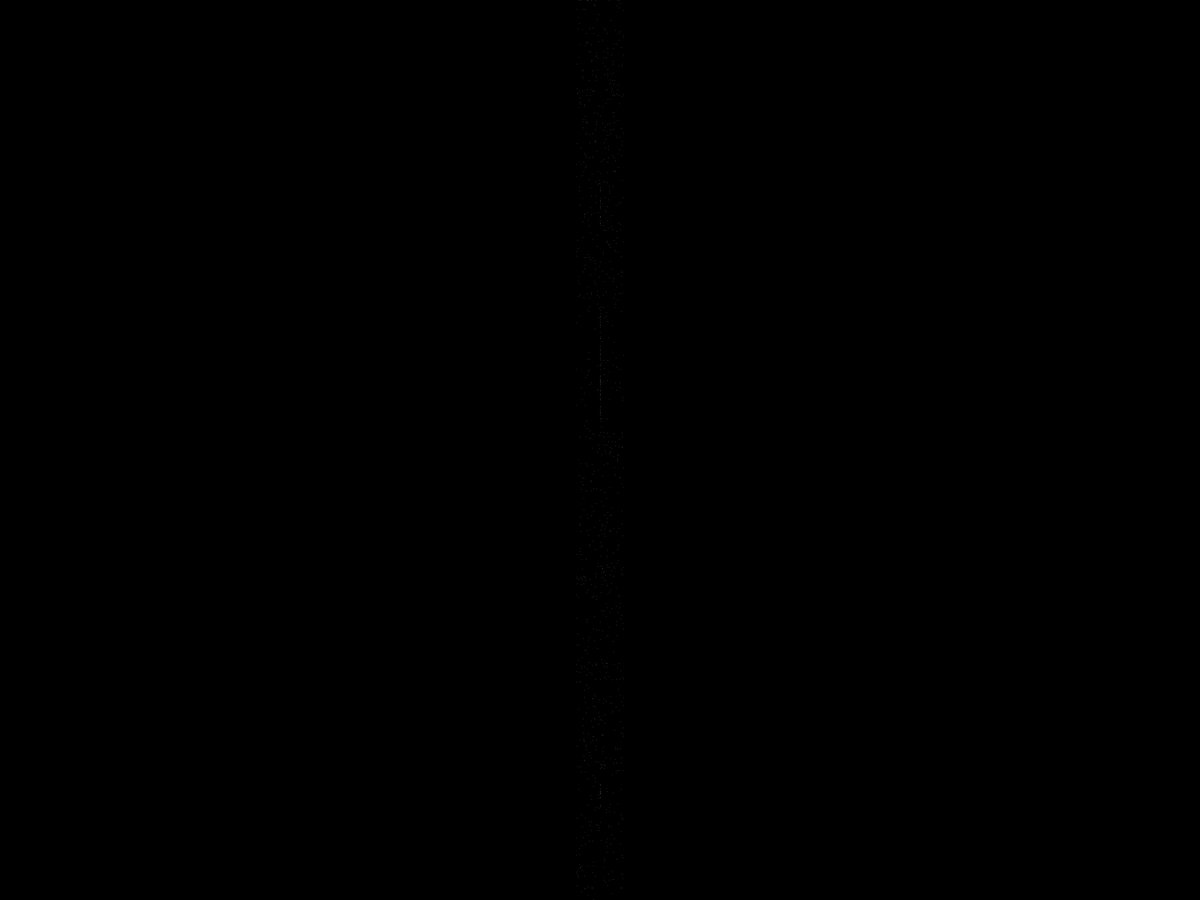
Frame 1 (no input)
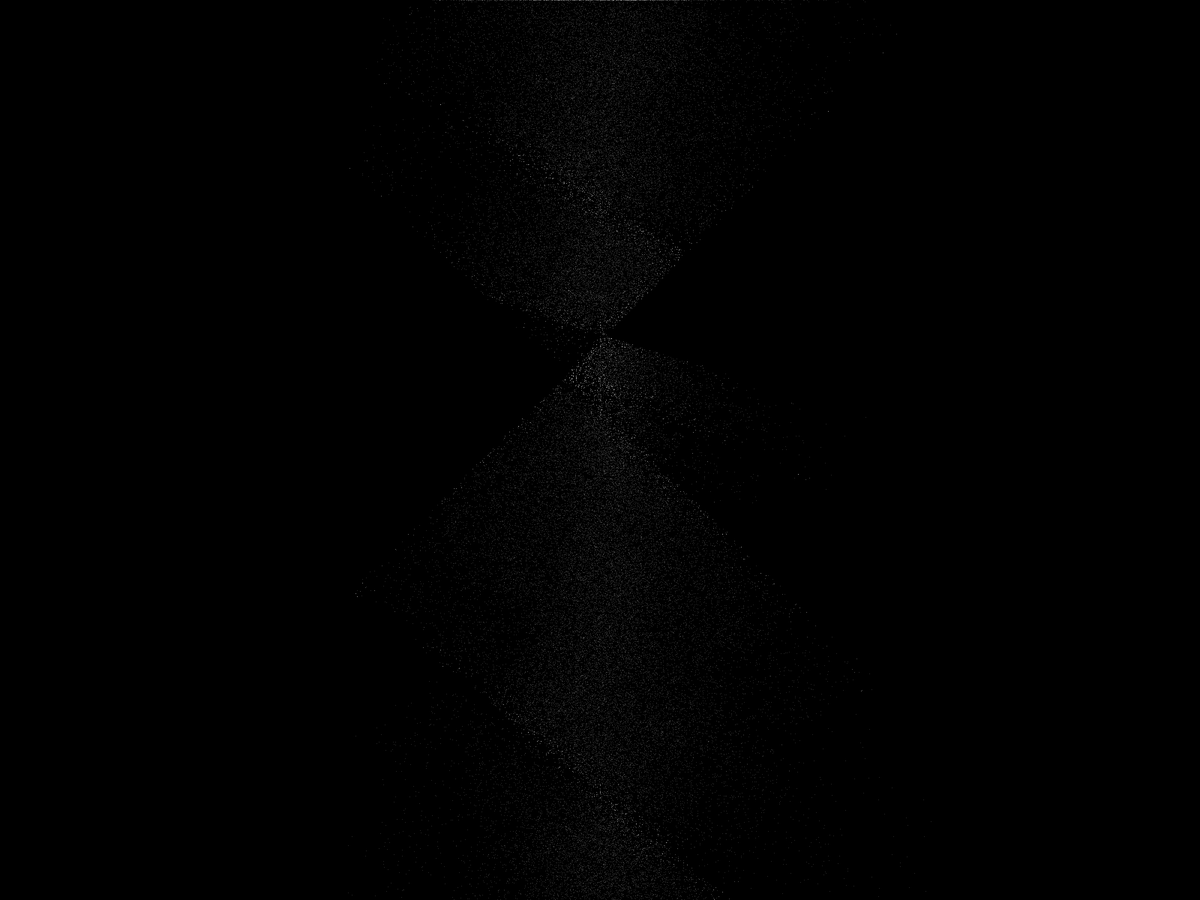
Frame 60 (the mouse pressed at the canvas centre just before this capture)
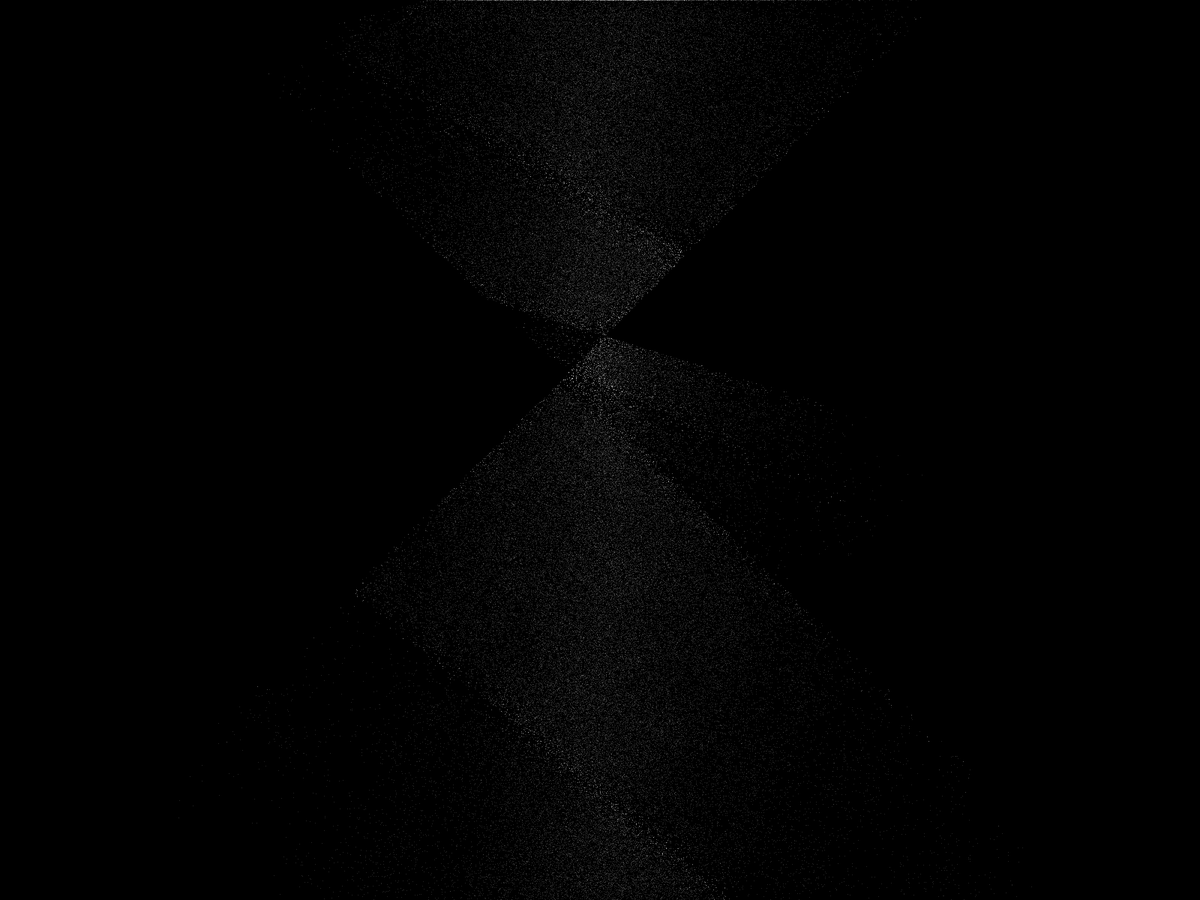
Frame 120 (the mouse held since frame 60 and released just before this capture)

The Processing sketch that drew these frames (run headless with seeded random() and noise(); from frame 60 on, the mouse is pressed at the canvas centre):

// Processing sketch: sketch_170806a
// ── sketch_170806a.pde
/**
 * Constants
 */

/**
 * Values
 */

private Walker[] walkers;

private Border[] borders;

/**
 * Lifecycle
 */

void setup() {
  //size(1920, 1080);
  // fullScreen();
   fullScreen(2);
  background(0);

  noFill();
  stroke(0x30FFFFFF);

  walkers = new Walker[1024];
  for (int i = 0; i < walkers.length; i++) {
    walkers[i] = new Walker(width / 2f, random(height), 64f);
  }

  borders = new Border[8];
  for (int i = 0; i < borders.length; i++) {
    borders[i] = new Border(random(width / 2f), random(height /2f), random(width), random(height));
  }
}

void draw() {
  //background(0);

  for (final Walker walker : walkers) {
    walker.update(borders);
    walker.drawConfigured();
  }
}

public class Walker {

  private float x;

  private float y;

  private float maxJitter;

  private float maxJitterHalf;

  private Walker(final float x, final float y, final float maxJitter) {
    this.x = x;
    this.y = y;

    setMaxJitter(maxJitter);
  }

  public void setMaxJitter(final float maxJitter) {
    this.maxJitter = maxJitter;
    this.maxJitterHalf = this.maxJitter / 2f;
  }

  public void update(final Border borders[]) {
    float newX = x + getJitter();
    float newY = y + getJitter();

    if (newX < 0) {
      newX = 0;
    } else if (newX > width) {
      newX = width;
    } else if (newY < 0) {
      newY = 0;
    } else if (newY > height) {
      newY = height;
    }

    for (final Border border : borders) {
      final float lastSide = border.getSide(x, y);
      final float newSide = border.getSide(newX, newY);
      if ((lastSide < 0 && newSide > 0) || (lastSide > 0 && newSide < 0)) {
        return;
      }
    }

    x = newX;
    y = newY;
  }

  public void drawConfigured() {
    point(x, y);
  }

  private float getJitter() {
    return maxJitterHalf - random(maxJitter);
  }
}

public class Border {

  private float startX;

  private float startY;

  private float endX;

  private float endY;

  public Border(
    final float startX, 
    final float startY, 
    final float endX, 
    final float endY
    ) {
    this.startX = startX;
    this.startY = startY;
    this.endX = endX;
    this.endY = endY;
  }

  public float getSide(final float pointX, final float pointY) {
    return ((endX - startX) * (pointY - startY))
      - ((pointX - startX) * (endY - startY));
  }
}
